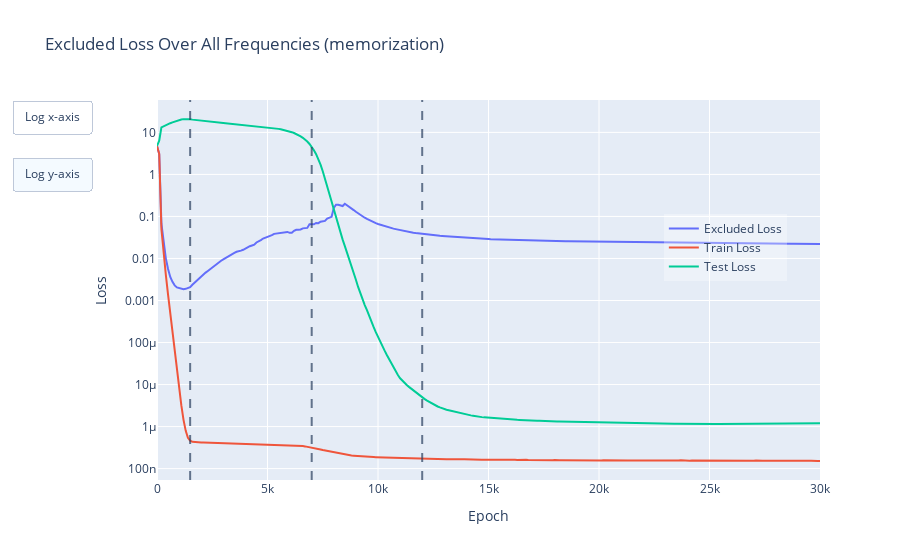
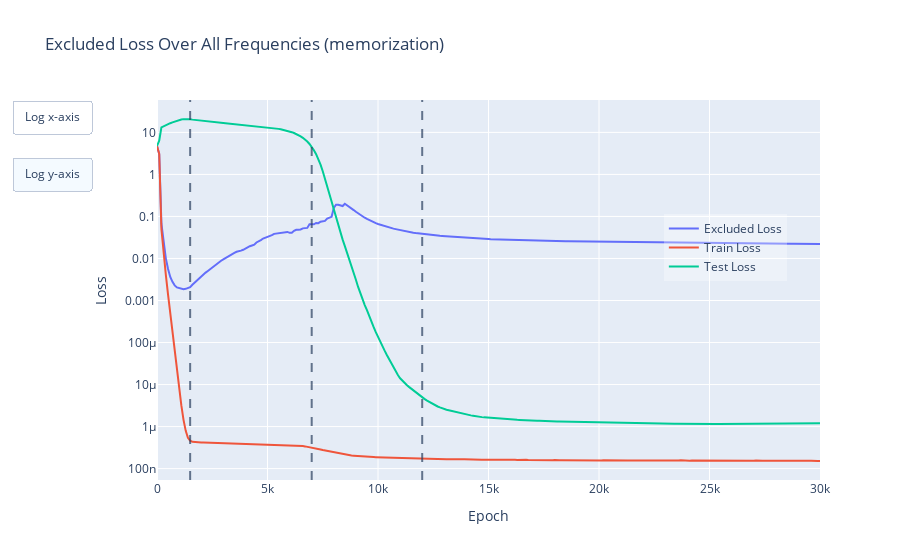
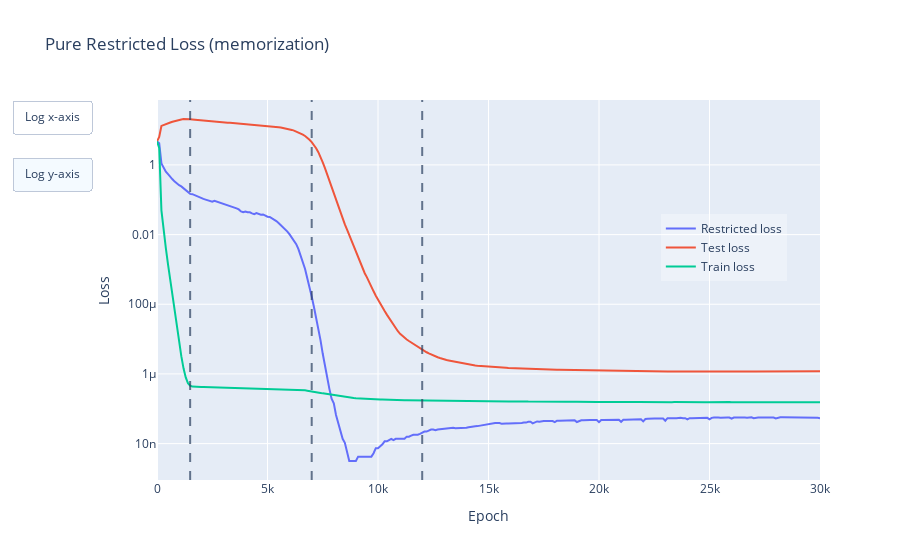
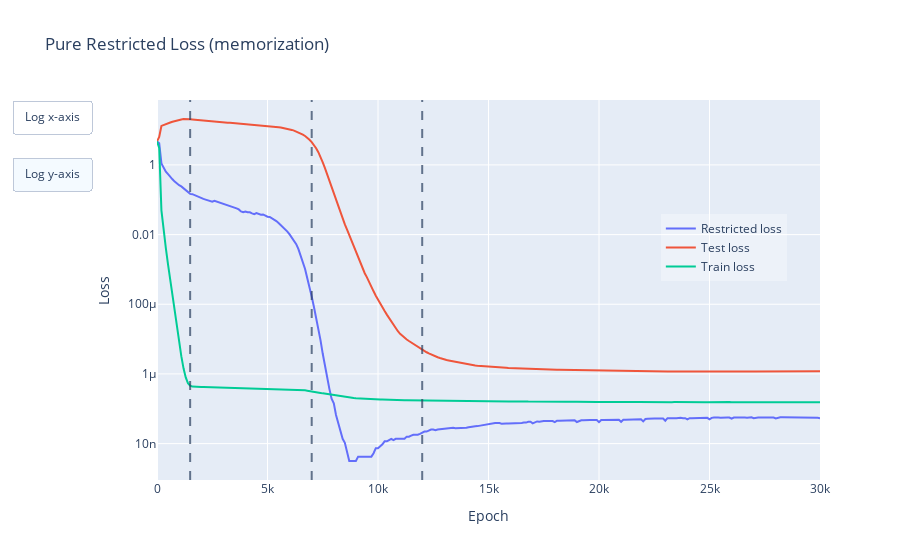

The code cell stored with these charts, in order, in its notebook:
### Code cell
positions = pos_dict[subdir_strip]
for fig, name in zip(figures, names):
    fig = copy.deepcopy(fig)
    for pos in positions:
        fig.add_vline(pos,
                      line_dash='dash',
                      opacity=0.7)
    add_axis_toggle(fig.layout, 'x')
    add_axis_toggle(fig.layout, 'y')
    fig.show("vscode+colab")
    write_image(fig, name)

### Figure 1 — Plotly figure (JSON) as saved in the notebook; plotly's stock layout.template omitted (floating-point values rounded to 4 significant figures; data arrays with more than 128 entries replaced by an {"elided": "..."} marker saying what was removed)
{"data": [{"mode": "lines", "name": "Excluded Loss", "type": "scatter", "x": {"elided": "301 int values"}, "y": {"elided": "301 float values"}}, {"mode": "lines", "name": "Train Loss", "type": "scatter", "x": {"elided": "301 int values"}, "y": {"elided": "301 float values"}}, {"mode": "lines", "name": "Test Loss", "type": "scatter", "x": {"elided": "301 int values"}, "y": {"elided": "301 float values"}}], "layout": {"autosize": true, "legend": {"bgcolor": "rgba(255, 255, 255, 0.3)", "orientation": "v", "title": {"text": ""}, "x": 0.95, "xanchor": "right", "y": 0.7, "yanchor": "top"}, "shapes": [{"line": {"dash": "dash"}, "opacity": 0.7, "type": "line", "x0": 1500, "x1": 1500, "xref": "x", "y0": 0, "y1": 1, "yref": "y domain"}, {"line": {"dash": "dash"}, "opacity": 0.7, "type": "line", "x0": 7000, "x1": 7000, "xref": "x", "y0": 0, "y1": 1, "yref": "y domain"}, {"line": {"dash": "dash"}, "opacity": 0.7, "type": "line", "x0": 12000, "x1": 12000, "xref": "x", "y0": 0, "y1": 1, "yref": "y domain"}], "title": {"text": "Excluded Loss Over All Frequencies (memorization)"}, "updatemenus": [{"active": -1, "buttons": [{"args": [{"xaxis.type": "log"}], "args2": [{"xaxis.type": "linear"}], "label": "Log x-axis", "method": "relayout"}], "type": "buttons", "x": -0.1, "y": 1}, {"active": 0, "buttons": [{"args": [{"yaxis.type": "log"}], "args2": [{"yaxis.type": "linear"}], "label": "Log y-axis", "method": "relayout"}], "type": "buttons", "x": -0.1, "y": 0.85}], "xaxis": {"autorange": true, "range": [0, 30000], "title": {"text": "Epoch"}, "type": "linear"}, "yaxis": {"autorange": true, "range": [-7.271, 1.771], "title": {"text": "Loss"}, "type": "log"}}}

### Figure 2 — Plotly figure (JSON) as saved in the notebook; plotly's stock layout.template omitted (floating-point values rounded to 4 significant figures; data arrays with more than 128 entries replaced by an {"elided": "..."} marker saying what was removed)
{"data": [{"mode": "lines", "name": "Excluded Loss", "type": "scatter", "x": {"elided": "301 int values"}, "y": {"elided": "301 float values"}}, {"mode": "lines", "name": "Train Loss", "type": "scatter", "x": {"elided": "301 int values"}, "y": {"elided": "301 float values"}}, {"mode": "lines", "name": "Test Loss", "type": "scatter", "x": {"elided": "301 int values"}, "y": {"elided": "301 float values"}}], "layout": {"autosize": true, "legend": {"bgcolor": "rgba(255, 255, 255, 0.3)", "orientation": "v", "title": {"text": ""}, "x": 0.95, "xanchor": "right", "y": 0.7, "yanchor": "top"}, "shapes": [{"line": {"dash": "dash"}, "opacity": 0.7, "type": "line", "x0": 1500, "x1": 1500, "xref": "x", "y0": 0, "y1": 1, "yref": "y domain"}, {"line": {"dash": "dash"}, "opacity": 0.7, "type": "line", "x0": 7000, "x1": 7000, "xref": "x", "y0": 0, "y1": 1, "yref": "y domain"}, {"line": {"dash": "dash"}, "opacity": 0.7, "type": "line", "x0": 12000, "x1": 12000, "xref": "x", "y0": 0, "y1": 1, "yref": "y domain"}], "title": {"text": "Excluded Loss Over All Frequencies (memorization)"}, "updatemenus": [{"active": -1, "buttons": [{"args": [{"xaxis.type": "log"}], "args2": [{"xaxis.type": "linear"}], "label": "Log x-axis", "method": "relayout"}], "type": "buttons", "x": -0.1, "y": 1}, {"active": 0, "buttons": [{"args": [{"yaxis.type": "log"}], "args2": [{"yaxis.type": "linear"}], "label": "Log y-axis", "method": "relayout"}], "type": "buttons", "x": -0.1, "y": 0.85}], "xaxis": {"autorange": true, "range": [0, 30000], "title": {"text": "Epoch"}, "type": "linear"}, "yaxis": {"autorange": true, "range": [-7.271, 1.771], "title": {"text": "Loss"}, "type": "log"}}}

### Figure 3 — Plotly figure (JSON) as saved in the notebook; plotly's stock layout.template omitted (floating-point values rounded to 4 significant figures; data arrays with more than 128 entries replaced by an {"elided": "..."} marker saying what was removed)
{"data": [{"mode": "lines", "name": "Restricted loss", "type": "scatter", "x": {"elided": "301 int values"}, "y": {"elided": "301 float values"}}, {"mode": "lines", "name": "Test loss", "type": "scatter", "x": {"elided": "301 int values"}, "y": {"elided": "301 float values"}}, {"mode": "lines", "name": "Train loss", "type": "scatter", "x": {"elided": "301 int values"}, "y": {"elided": "301 float values"}}], "layout": {"autosize": true, "legend": {"bgcolor": "rgba(255, 255, 255, 0.3)", "orientation": "v", "title": {"text": ""}, "x": 0.95, "xanchor": "right", "y": 0.7, "yanchor": "top"}, "shapes": [{"line": {"dash": "dash"}, "opacity": 0.7, "type": "line", "x0": 1500, "x1": 1500, "xref": "x", "y0": 0, "y1": 1, "yref": "y domain"}, {"line": {"dash": "dash"}, "opacity": 0.7, "type": "line", "x0": 7000, "x1": 7000, "xref": "x", "y0": 0, "y1": 1, "yref": "y domain"}, {"line": {"dash": "dash"}, "opacity": 0.7, "type": "line", "x0": 12000, "x1": 12000, "xref": "x", "y0": 0, "y1": 1, "yref": "y domain"}], "title": {"text": "Pure Restricted Loss (memorization)"}, "updatemenus": [{"active": -1, "buttons": [{"args": [{"xaxis.type": "log"}], "args2": [{"xaxis.type": "linear"}], "label": "Log x-axis", "method": "relayout"}], "type": "buttons", "x": -0.1, "y": 1}, {"active": 0, "buttons": [{"args": [{"yaxis.type": "log"}], "args2": [{"yaxis.type": "linear"}], "label": "Log y-axis", "method": "relayout"}], "type": "buttons", "x": -0.1, "y": 0.85}], "xaxis": {"autorange": true, "range": [0, 30000], "title": {"text": "Epoch"}, "type": "linear"}, "yaxis": {"autorange": true, "range": [-9.045, 1.864], "title": {"text": "Loss"}, "type": "log"}}}

### Figure 4 — Plotly figure (JSON) as saved in the notebook; plotly's stock layout.template omitted (floating-point values rounded to 4 significant figures; data arrays with more than 128 entries replaced by an {"elided": "..."} marker saying what was removed)
{"data": [{"mode": "lines", "name": "Restricted loss", "type": "scatter", "x": {"elided": "301 int values"}, "y": {"elided": "301 float values"}}, {"mode": "lines", "name": "Test loss", "type": "scatter", "x": {"elided": "301 int values"}, "y": {"elided": "301 float values"}}, {"mode": "lines", "name": "Train loss", "type": "scatter", "x": {"elided": "301 int values"}, "y": {"elided": "301 float values"}}], "layout": {"autosize": true, "legend": {"bgcolor": "rgba(255, 255, 255, 0.3)", "orientation": "v", "title": {"text": ""}, "x": 0.95, "xanchor": "right", "y": 0.7, "yanchor": "top"}, "shapes": [{"line": {"dash": "dash"}, "opacity": 0.7, "type": "line", "x0": 1500, "x1": 1500, "xref": "x", "y0": 0, "y1": 1, "yref": "y domain"}, {"line": {"dash": "dash"}, "opacity": 0.7, "type": "line", "x0": 7000, "x1": 7000, "xref": "x", "y0": 0, "y1": 1, "yref": "y domain"}, {"line": {"dash": "dash"}, "opacity": 0.7, "type": "line", "x0": 12000, "x1": 12000, "xref": "x", "y0": 0, "y1": 1, "yref": "y domain"}], "title": {"text": "Pure Restricted Loss (memorization)"}, "updatemenus": [{"active": -1, "buttons": [{"args": [{"xaxis.type": "log"}], "args2": [{"xaxis.type": "linear"}], "label": "Log x-axis", "method": "relayout"}], "type": "buttons", "x": -0.1, "y": 1}, {"active": 0, "buttons": [{"args": [{"yaxis.type": "log"}], "args2": [{"yaxis.type": "linear"}], "label": "Log y-axis", "method": "relayout"}], "type": "buttons", "x": -0.1, "y": 0.85}], "xaxis": {"autorange": true, "range": [0, 30000], "title": {"text": "Epoch"}, "type": "linear"}, "yaxis": {"autorange": true, "range": [-9.045, 1.864], "title": {"text": "Loss"}, "type": "log"}}}
